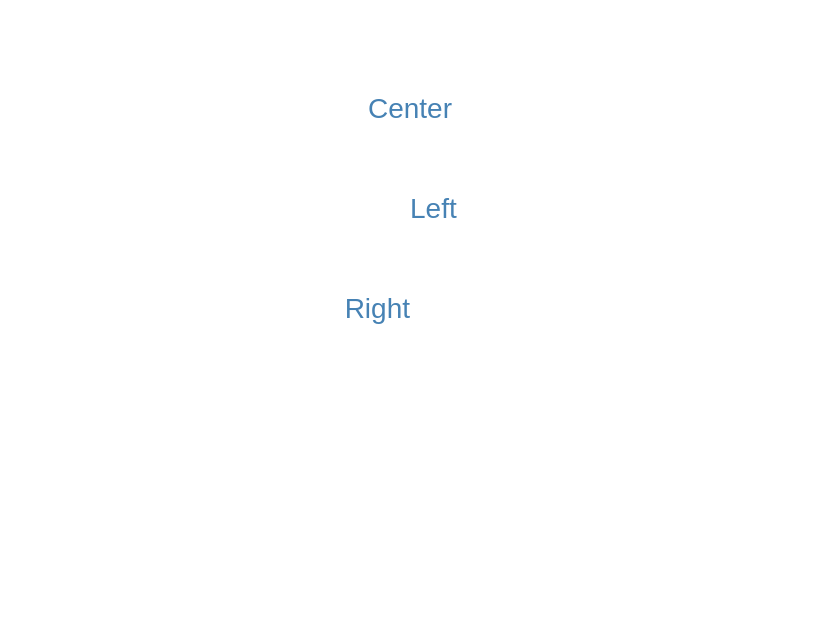

Write a Vega-Lite specification for this figure.
### Vega specification from a JSON file in a GitHub repository (floating-point values rounded to 4 significant figures)
{"$schema": "https://vega.github.io/schema/vega/v6.json", "width": 400, "height": 300, "padding": 5, "autosize": "none", "data": [{"name": "table", "values": [{"x": 200, "y": 50, "text": "Center", "align": "center"}, {"x": 200, "y": 100, "text": "Left", "align": "left"}, {"x": 200, "y": 150, "text": "Right", "align": "right"}]}], "marks": [{"type": "text", "from": {"data": "table"}, "encode": {"update": {"x": {"field": "x"}, "y": {"field": "y"}, "text": {"field": "text"}, "align": {"field": "align"}, "baseline": {"value": "middle"}, "fill": {"value": "steelblue"}, "fontSize": {"value": 14}}}}]}
